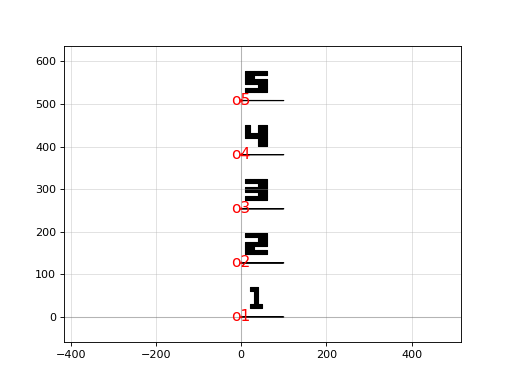

Here is the Python script that generated this plot:
import gdsfactory as gf

c = gf.components.edge_coupler_array(n=5, pitch=127.0, h_mirror=False, v_mirror=False, text_offset=[10, 20])
c.plot()
